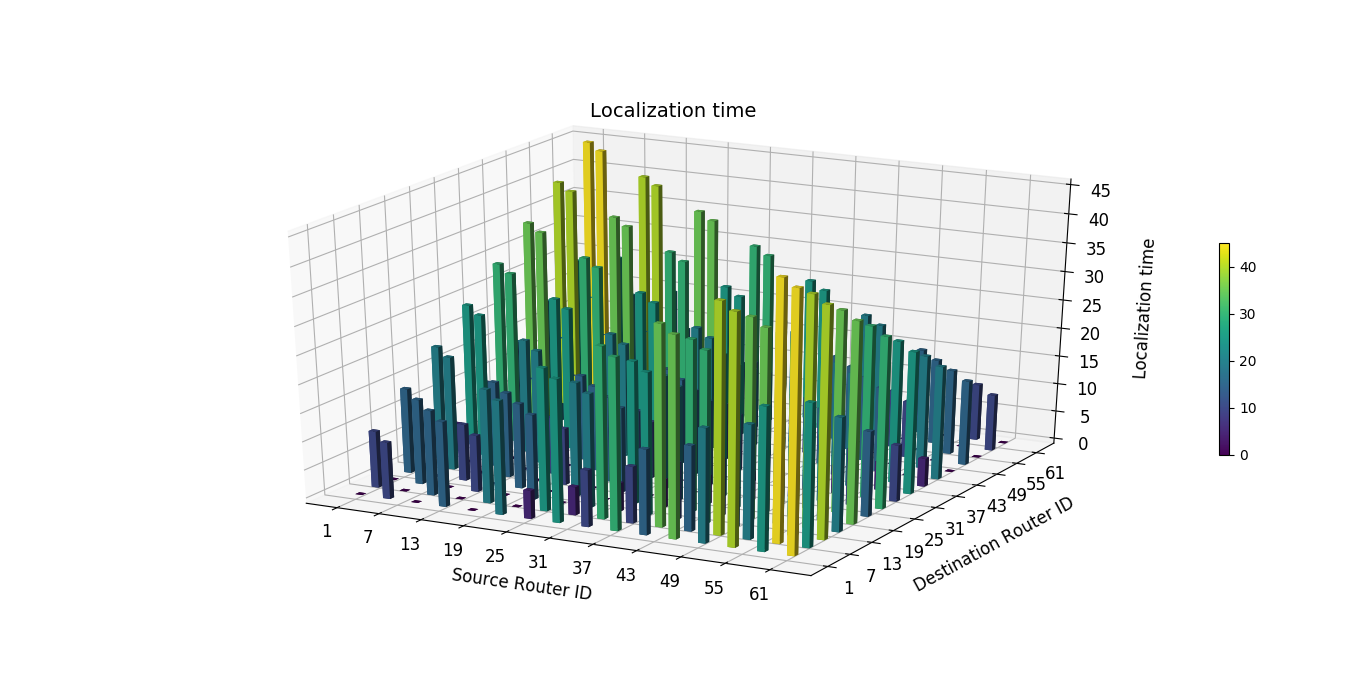

Write the Python code that produced this figure.
from mpl_toolkits import mplot3d
import numpy as np
import matplotlib.pyplot as plt
import matplotlib.cm as cm
import matplotlib.colors as colors

MULTIPLIER = 5
def f():
	x = []
	y = []
	z = []
	for x_val in range(1,65, 2):	# <------ change to 2 for a denser graph
		for y_val in range(1,65, 2):	# <------ change to 2 for a denser graph

			# Get coordinates of first router
			x1 = x_val % 82
			y1 = x_val // 8

			# Get coordinates of first router
			x2 = y_val % 8
			y2 = y_val // 8

			dist = abs(y2-y1) + abs(x2-x1)
			val = dist - 2
			val *= MULTIPLIER

			val = max(val, 0)

			x.append(x_val)
			y.append(y_val)
			z.append(val)
	return np.array(x), np.array(y), np.array(z)

fig = plt.figure()
ax1 = fig.add_subplot(111, projection='3d')

x3, y3, dz = f()
# dx = np.ones(64*64)
dx = np.ones(32*32)# <------ change to 32*32 for a denser graph
# dx *= 0.5
# dy = np.ones(64*64)
dy = np.ones(32*32)# <------ change to 32*32 for a denser graph
# dx *= 0.5
# z3 = np.zeros(64*64)
z3 = np.zeros(32*32)# <------ change to 32*32 for a denser graph


# cmap = cm.get_cmap('coolwarm') # Get desired colormap - you can change this!
cmap = cm.get_cmap('viridis') # Get desired colormap - you can change this!
# cmap = cm.get_cmap('jet') # Get desired colormap - you can change this!

max_height = np.max(dz)   # get range of colorbars so we can normalize
min_height = np.min(dz)
# scale each z to [0,1], and get their rgb values
rgba = [cmap((k-min_height)/(max_height-min_height)) for k in dz]

bars = ax1.bar3d(x3, y3, z3, dx, dy, dz, color=rgba, zsort='average')


fig.colorbar(cm.ScalarMappable(norm=colors.Normalize(vmin=min_height, vmax=max_height), cmap=cmap), ax=ax1, pad = 0.04, fraction=0.01)
ax1.set_title('Localization time', fontsize=14)
ax1.set_xlabel("Source Router ID", fontsize=12, labelpad = 12)
ax1.set_ylabel("Destination Router ID", fontsize=12, labelpad = 12)
ax1.set_zlabel("Localization time", fontsize=12, labelpad = 12)
ax1.set_xticks(range(1,64,6))
ax1.set_yticks(range(1,64,6))
ax1.tick_params(which='major', labelsize=12)
ax1.tick_params(which='minor', labelsize=9)

plt.show()
